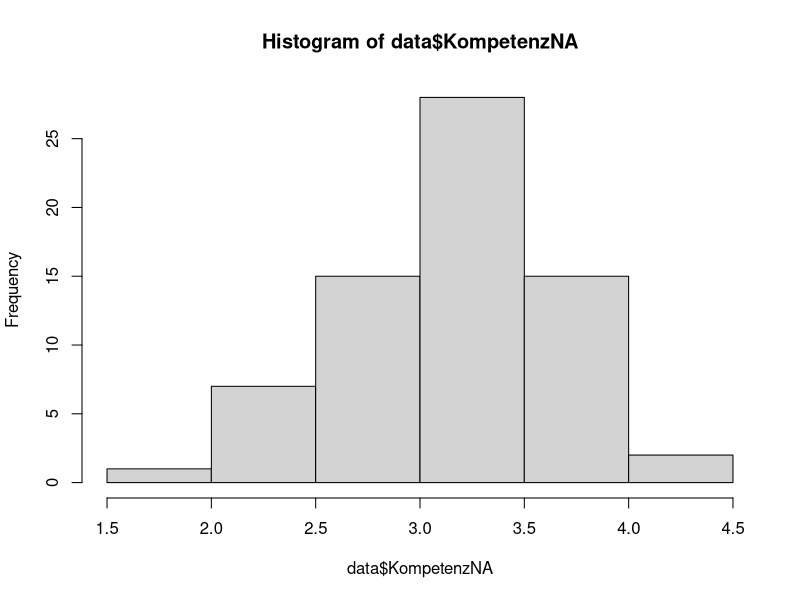
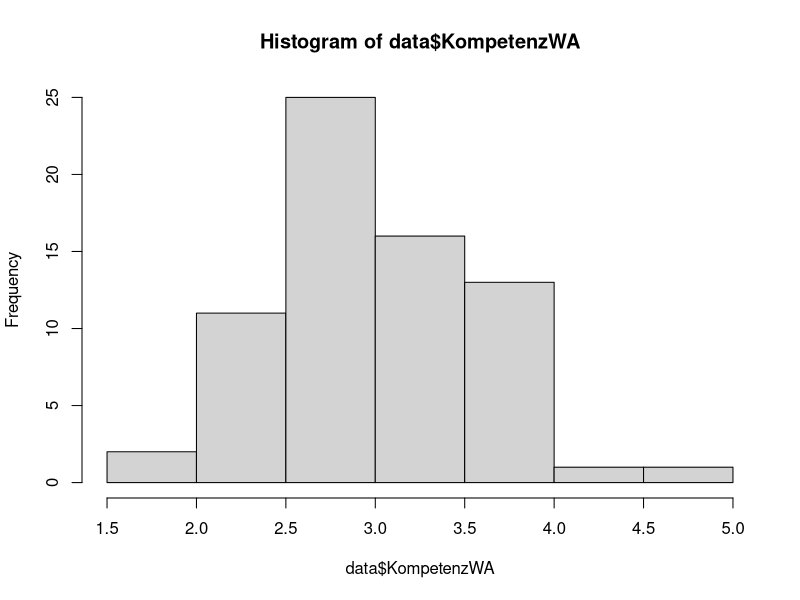
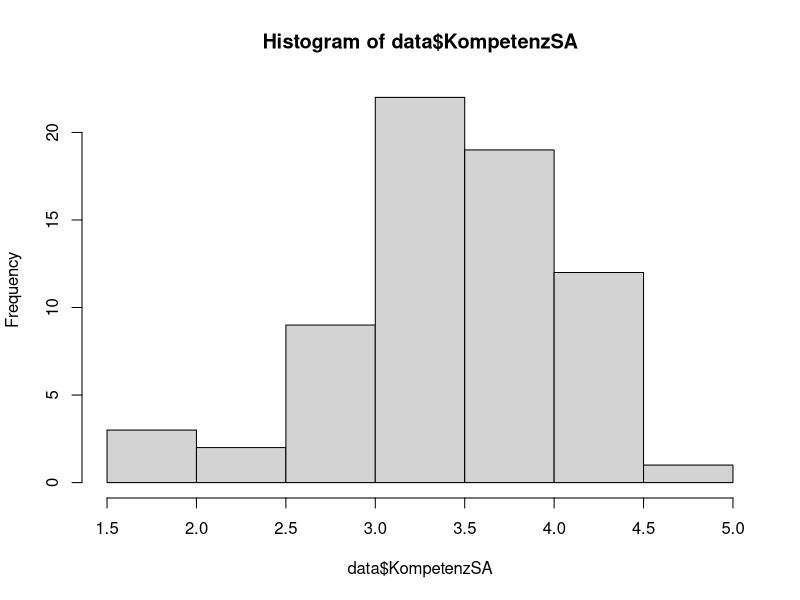
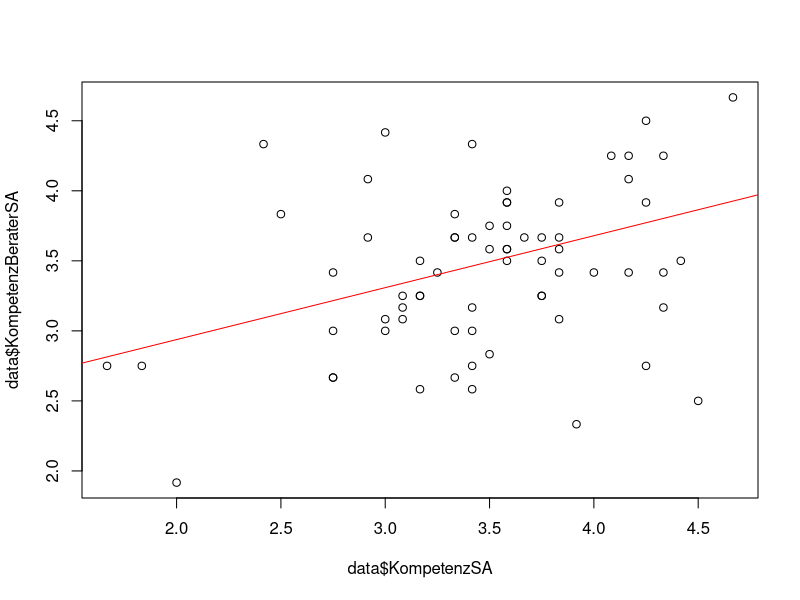

Reproduce these figures in R, in order.
library(data.table)
library(psych)

# ------------------Data Loading and Preparation ------------------------
#load data
data <- fread("survey_results_manualclean_nocheaters.csv")
#remove empty rows
data <- data[-(74:1030),]

# replace NANs with NA
is.nan.data.frame <- function(x)
  do.call(cbind, lapply(x, is.nan))

data[is.nan(data)] <- NA


# -------------NA------------------------------------
#Prüfung ob Kompetenzvariabeln NA normalverteilt

# Shapiro Wilk normality test
shapiro.test(data$KompetenzNA)
# W = 0.9744, p-value = 0.1746
# da p > 0.05 sind Daten normalverteilt
hist(data$KompetenzNA)
# Histogram ist etwa normalverteilt - Bestätigt Shapiro-Wilk Test

# -------------WA------------------------------------
#Prüfung ob Kompetenzvariabeln WA normalverteilt
# Shapiro Wilk normality test
shapiro.test(data$KompetenzWA)
# W = 0.98547, p-value = 0.6054
# da p > 0.05 sind Daten normalverteilt
hist(data$KompetenzWA)
# Histogram ist etwa normalverteilt - Bestätigt Shapiro-Wilk Test

# -------------SA------------------------------------
#Prüfung ob Kompetenzvariabeln SA normalverteilt
# Shapiro Wilk normality test
shapiro.test(data$KompetenzSA)
# W = 0.96794, p-value = 0.07708
# da p > 0.05 sind Daten normalverteilt
hist(data$KompetenzSA)
# Histogram ist etwa normalverteilt - Bestätigt Shapiro-Wilk Test




# --------------------------- Welch Two Sample t-Test NA-SA ----------------------------
# Vorbedingung: Ist Varianz etwa gleich?
describeBy(data$KompetenzSA, na.rm = TRUE)
describeBy(data$KompetenzNA, na.rm = TRUE)
# KompetenzSA sd = 0.61; KompetenzNA = 0.5

# Nullhypothese: No difference between averages of the two groups

# ---Alternativhypothese: SA ist weniger kompetent als NA
t.test(data$KompetenzNA, data$KompetenzSA, alternative = "less", na.rm = TRUE)
#t = -2.76, df = 128.39, p-value = 0.003313
#alternative hypothesis: true difference in means is less than 0


# ---Alternativhypothese: SA ist kompetenter als NA
t.test(data$KompetenzNA, data$KompetenzSA, alternative = "greater", na.rm = TRUE)
#t = -2.76, df = 128.39, p-value = 0.9967
#alternative hypothesis: true difference in means is greater than 0
# ---> there is not enough evidence of a difference between the (true) averages of the two groups

# ---Two-sided
t.test(data$KompetenzNA, data$KompetenzSA, alternative = "two.sided", na.rm = TRUE)
# t = -2.76, df = 128.39, p-value = 0.006627
# alternative hypothesis: true difference in means is not equal to 0





# --------------------------- Wilcoxon NA-SA ----------------------------
describe(data$KompetenzNA)
#    vars  n mean  sd median trimmed  mad  min  max range  skew kurtosis   se
# X1    1 68  3.2 0.5   3.25    3.23 0.37 1.92 4.25  2.33 -0.46        0 0.06
describe(data$KompetenzSA)
#   vars  n mean   sd median trimmed  mad  min  max range  skew kurtosis   se
#X1    1 68 3.47 0.61    3.5     3.5 0.49 1.67 4.67     3 -0.57     0.48 0.07

# Ist die wahrgenommene Kompetenz des NA geringer als diejenige des SA?
wilcox.test(data$KompetenzNA, data$KompetenzSA, paired = TRUE, exact = FALSE, correct = TRUE, alternative = "less")
# V = 540, p-value = 0.001804
# alternative hypothesis: true location shift is less than 0
# --> Ja

# --------------------------- Wilcoxon NA-WA ----------------------------
describe(data$KompetenzNA)
#    vars  n mean  sd median trimmed  mad  min  max range  skew kurtosis   se
# X1    1 68  3.2 0.5   3.25    3.23 0.37 1.92 4.25  2.33 -0.46        0 0.06
describe(data$KompetenzWA)
#    vars  n mean  sd median trimmed  mad  min  max range skew kurtosis   se
# X1    1 69 3.06 0.6   2.92    3.06 0.62 1.75 4.67  2.92 0.22    -0.43 0.07

# Ist die wahrgenommene Kompetenz des NA geringer als diejenige des WA?
wilcox.test(data$KompetenzNA, data$KompetenzWA, paired = TRUE, exact = FALSE, correct = TRUE, alternative = "less")
# V = 1211, p-value = 0.9855
# --> Nein

# --------------------------- Wilcoxon WA-SA ----------------------------
describe(data$KompetenzWA)
#    vars  n mean  sd median trimmed  mad  min  max range skew kurtosis   se
# X1    1 69 3.06 0.6   2.92    3.06 0.62 1.75 4.67  2.92 0.22    -0.43 0.07
describe(data$KompetenzSA)
#   vars  n mean   sd median trimmed  mad  min  max range  skew kurtosis   se
#X1    1 68 3.47 0.61    3.5     3.5 0.49 1.67 4.67     3 -0.57     0.48 0.07

# Ist die wahrgenommene Kompetenz des NA grösser als diejenige des WA?
wilcox.test(data$KompetenzWA, data$KompetenzSA, paired = TRUE, exact = FALSE, correct = TRUE, alternative = "greater")
# V = 318.5, p-value = 1
# --> Nein




# --------------------------- Multiple Regression KompetenzSA~KompetenzBeraterSA----------------------------
plot(data$KompetenzSA, data$KompetenzBeraterSA)

#Beraterkompetenz abhängig von HM Kompetenz?
testmodel <- lm(KompetenzSA~KompetenzBeraterSA, data = data)

# add line to plot which shows the estimated values
abline(testmodel, col="red")

summary(testmodel)
